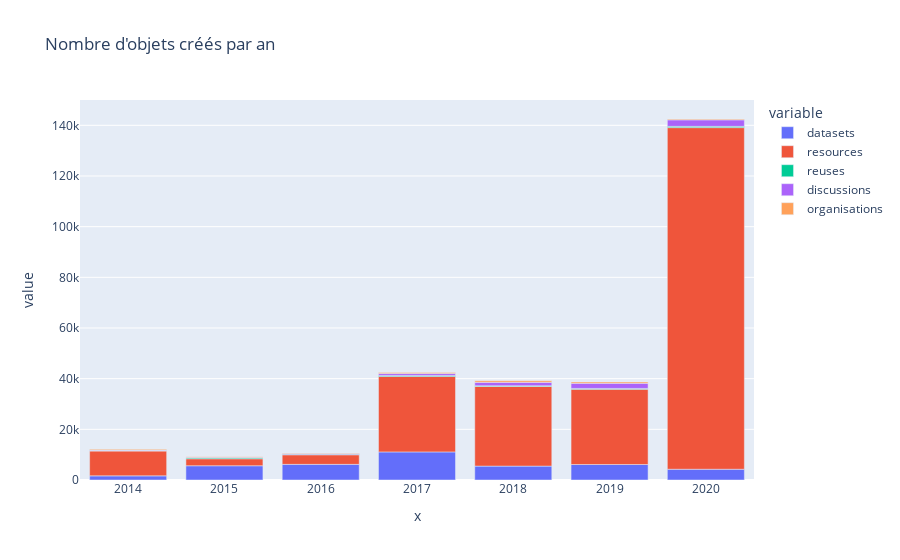

Notebook source saved alongside this figure:
### Code cell
fig = px.bar(df_year, x=df_year.index.year, y=[d['id'] for d in data], title='Nombre d\'objets créés par an')
fig.show()

### Figure 1 — Plotly figure (JSON) as saved in the notebook; plotly's stock layout.template omitted (floating-point values rounded to 4 significant figures)
{"data": [{"alignmentgroup": "True", "hovertemplate": "variable=datasets<br>x=%{x}<br>value=%{y}<extra></extra>", "legendgroup": "datasets", "marker": {"color": "#636efa"}, "name": "datasets", "offsetgroup": "datasets", "orientation": "v", "showlegend": true, "textposition": "auto", "type": "bar", "x": [2014, 2015, 2016, 2017, 2018, 2019, 2020], "xaxis": "x", "y": [1638, 5629, 6173, 11086, 5479, 6121, 4246], "yaxis": "y"}, {"alignmentgroup": "True", "hovertemplate": "variable=resources<br>x=%{x}<br>value=%{y}<extra></extra>", "legendgroup": "resources", "marker": {"color": "#EF553B"}, "name": "resources", "offsetgroup": "resources", "orientation": "v", "showlegend": true, "textposition": "auto", "type": "bar", "x": [2014, 2015, 2016, 2017, 2018, 2019, 2020], "xaxis": "x", "y": [9801, 2753, 3787, 29810, 31434, 29682, 134851], "yaxis": "y"}, {"alignmentgroup": "True", "hovertemplate": "variable=reuses<br>x=%{x}<br>value=%{y}<extra></extra>", "legendgroup": "reuses", "marker": {"color": "#00cc96"}, "name": "reuses", "offsetgroup": "reuses", "orientation": "v", "showlegend": true, "textposition": "auto", "type": "bar", "x": [2014, 2015, 2016, 2017, 2018, 2019, 2020], "xaxis": "x", "y": [182, 409, 240, 326, 290, 343, 498], "yaxis": "y"}, {"alignmentgroup": "True", "hovertemplate": "variable=discussions<br>x=%{x}<br>value=%{y}<extra></extra>", "legendgroup": "discussions", "marker": {"color": "#ab63fa"}, "name": "discussions", "offsetgroup": "discussions", "orientation": "v", "showlegend": true, "textposition": "auto", "type": "bar", "x": [2014, 2015, 2016, 2017, 2018, 2019, 2020], "xaxis": "x", "y": [177, 223, 241, 786, 1337, 2024, 2574], "yaxis": "y"}, {"alignmentgroup": "True", "hovertemplate": "variable=organisations<br>x=%{x}<br>value=%{y}<extra></extra>", "legendgroup": "organisations", "marker": {"color": "#FFA15A"}, "name": "organisations", "offsetgroup": "organisations", "orientation": "v", "showlegend": true, "textposition": "auto", "type": "bar", "x": [2014, 2015, 2016, 2017, 2018, 2019, 2020], "xaxis": "x", "y": [341, 206, 240, 411, 650, 541, 326], "yaxis": "y"}], "layout": {"barmode": "relative", "legend": {"title": {"text": "variable"}, "tracegroupgap": 0}, "title": {"text": "Nombre d'objets créés par an"}, "xaxis": {"anchor": "y", "domain": [0, 1], "title": {"text": "x"}}, "yaxis": {"anchor": "x", "domain": [0, 1], "title": {"text": "value"}}}}
